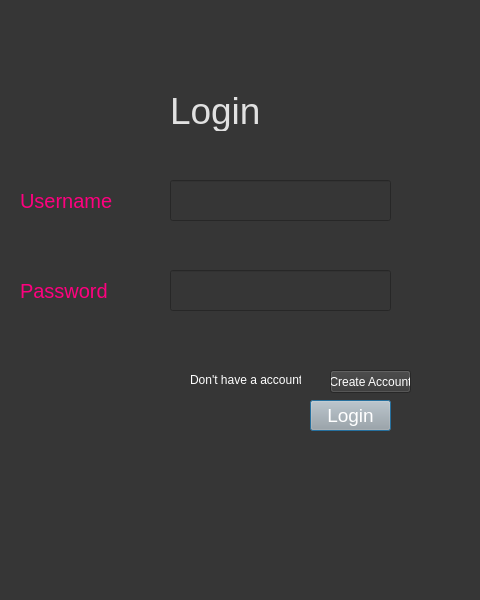
<?xml version="1.0" encoding="UTF-8"?>
<ui version="4.0">
 <class>Dialog</class>
 <widget class="QDialog" name="Dialog">
  <property name="geometry">
   <rect>
    <x>0</x>
    <y>0</y>
    <width>480</width>
    <height>600</height>
   </rect>
  </property>
  <property name="windowTitle">
   <string>Dialog</string>
  </property>
  <property name="styleSheet">
   <string notr="true">background-color: rgb(54, 54, 54);</string>
  </property>
  <widget class="QLabel" name="label">
   <property name="geometry">
    <rect>
     <x>170</x>
     <y>90</y>
     <width>91</width>
     <height>41</height>
    </rect>
   </property>
   <property name="styleSheet">
    <string notr="true">color:rgb(225, 225, 225); font-size:28pt;</string>
   </property>
   <property name="text">
    <string>Login</string>
   </property>
  </widget>
  <widget class="QLabel" name="label_2">
   <property name="geometry">
    <rect>
     <x>20</x>
     <y>190</y>
     <width>101</width>
     <height>21</height>
    </rect>
   </property>
   <property name="styleSheet">
    <string notr="true">font-size:15pt; color:rgb(255, 0, 127)</string>
   </property>
   <property name="text">
    <string>Username</string>
   </property>
  </widget>
  <widget class="QLineEdit" name="username">
   <property name="geometry">
    <rect>
     <x>170</x>
     <y>180</y>
     <width>221</width>
     <height>41</height>
    </rect>
   </property>
   <property name="styleSheet">
    <string notr="true">font-size:14pt; color:rgb(243, 243, 243)</string>
   </property>
  </widget>
  <widget class="QLineEdit" name="password">
   <property name="geometry">
    <rect>
     <x>170</x>
     <y>270</y>
     <width>221</width>
     <height>41</height>
    </rect>
   </property>
   <property name="styleSheet">
    <string notr="true">font-size:14pt; color:rgb(243, 243, 243)</string>
   </property>
   <property name="text">
    <string/>
   </property>
  </widget>
  <widget class="QLabel" name="label_3">
   <property name="geometry">
    <rect>
     <x>20</x>
     <y>280</y>
     <width>101</width>
     <height>21</height>
    </rect>
   </property>
   <property name="styleSheet">
    <string notr="true">font-size:15pt; color:rgb(255, 0, 127)</string>
   </property>
   <property name="text">
    <string>Password</string>
   </property>
  </widget>
  <widget class="QPushButton" name="loginbutton">
   <property name="geometry">
    <rect>
     <x>310</x>
     <y>400</y>
     <width>81</width>
     <height>31</height>
    </rect>
   </property>
   <property name="styleSheet">
    <string notr="true">background-color: rgb(167, 168, 167); font-size:14pt; color:rgb(255,255,255)</string>
   </property>
   <property name="text">
    <string>Login</string>
   </property>
  </widget>
  <widget class="QLabel" name="label_4">
   <property name="geometry">
    <rect>
     <x>190</x>
     <y>370</y>
     <width>111</width>
     <height>20</height>
    </rect>
   </property>
   <property name="styleSheet">
    <string notr="true">color: rgb(255, 255, 255)</string>
   </property>
   <property name="text">
    <string>Don't have a account?</string>
   </property>
  </widget>
  <widget class="QPushButton" name="createaccbuttton">
   <property name="geometry">
    <rect>
     <x>330</x>
     <y>370</y>
     <width>81</width>
     <height>23</height>
    </rect>
   </property>
   <property name="styleSheet">
    <string notr="true">color:rgb(255, 255, 255)</string>
   </property>
   <property name="text">
    <string>Create Account</string>
   </property>
  </widget>
 </widget>
 <resources/>
 <connections/>
</ui>
